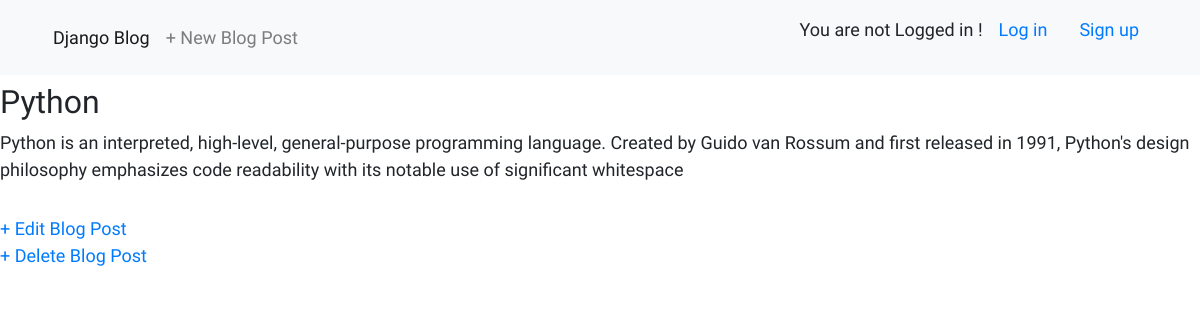
/post/1/, run on an earlier commit of the app's database.
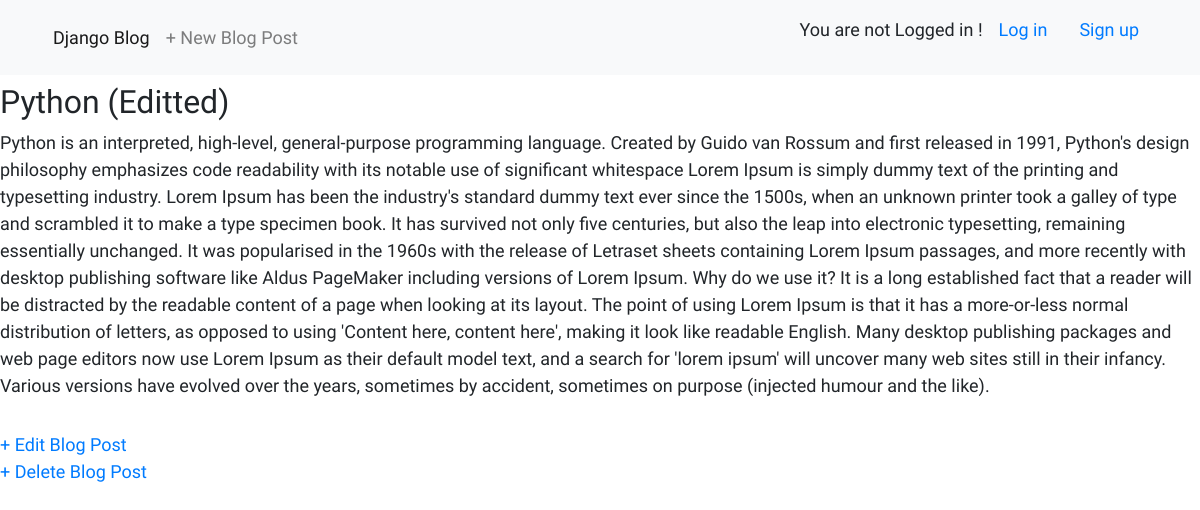
And on a later commit of the database.
### blog/models.py (models this page shows, shortened)
class Post(models.Model):
    title = models.CharField(max_length=200)
    author = models.ForeignKey("auth.User", on_delete=models.CASCADE)
    body = models.TextField()

### blog/views.py (the view)
# urls.py: path('post/<int:pk>/', BlogDetailView.as_view(), name='post_detail'),
class BlogDetailView(DetailView):
    model = Post
    template_name = 'post_detail.html'

### templates/post_detail.html
{% extends 'base.html' %}
{% block content %}
<div class="post-entry">
    <h2>
        {{post.title}}
    </h2>
    <p>
        {{post.body}}
    </p>
</div>
<a href="{% url 'post_edit' post.pk   %}">
    + Edit Blog Post
</a>
<br>
<a href="{% url 'post_delete' post.pk   %}">
    + Delete Blog Post
</a>
{% endblock content %}

What changed in the data, as far as the page shows it:
changed Post: title "Python" → "Python (Editted)"; body "…use of significant whitespace" → "…use of significant whitespace Lorem Ipsum is simply dummy text of the printing and typesetting industry. Lorem Ipsum has been the industry's standard dummy text ever since the 1500s, when an unknown printer took a galley of type and scrambled it to make a type specimen book. It has survived not only five centuries, but also the leap into electronic typesetting, remaining essentially unchanged. It was popularised in the 1960s with the release of Letraset sheets containing Lorem Ipsum passages, and more recently with desktop publishing software like Aldus PageMaker including versions of Lorem Ipsum. Why do we use it? It is a long established fact that a reader will be distracted by the…"
